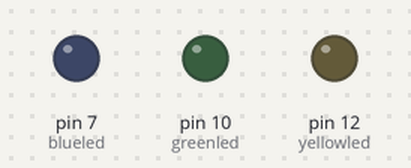
Recording of a sketch running on a simulated Arduino Uno, built with avr-gcc and run on an emulated ATmega328P. On the bench: output pins drawn as LEDs (lit = HIGH).

Above: at 0.4 s.
At 0.86 s:
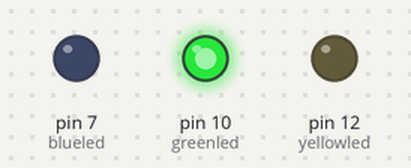
At 1.52 s:
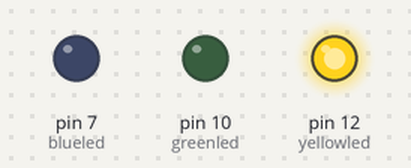
At 2.42 s:
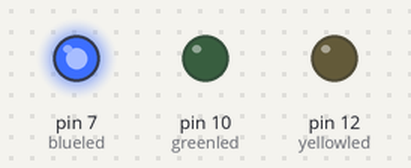
Timing chart, 0 to 3.0 s (numbered marks = the images above):
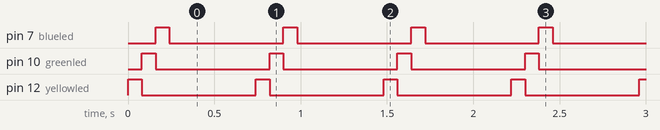

The sketch:

simple_led.ino
```cpp
/*
  Blinking LEDs - test program to run 3 LEDs in a pattern of blinks
*/

int yellowled = 12;
int greenled = 10;
int blueled = 7;

// the setup routine runs once when you press reset:
void setup() {
  // initialize the digital pin as an output.
  pinMode(yellowled, OUTPUT);
  pinMode(greenled, OUTPUT);
  pinMode(blueled, OUTPUT);
}

// the loop routine runs over and over again forever:
void loop() {
  digitalWrite(yellowled, HIGH);   // turn the LED on (HIGH is the voltage level)
  delay(80);                      // wait for 1/2 a second
  digitalWrite(yellowled, LOW);    // turn the LED off by making the voltage LOW
  digitalWrite(greenled, HIGH);    // turn the LED on (HIGH is the voltage level)
  delay(80);                      // wait for 1/2 a second
  digitalWrite(greenled, LOW);     // turn the LED off by making the voltage LOW
  digitalWrite(blueled, HIGH);     // turn the LED on (HIGH is the voltage level)
  delay(80);                      // wait for 1/2 a second
  digitalWrite(blueled, LOW);      // turn the LED off by making the voltage LOW
  delay(500);                     // wait for a second
}
```

Measured:
- by itself, pin 7 (blueled), pin 10 (greenled), pin 12 (yellowled): alternates HIGH for 0.08 s and LOW for 0.66 s
- by itself, everything shown: repeats every 0.74 s, in 4 steps
